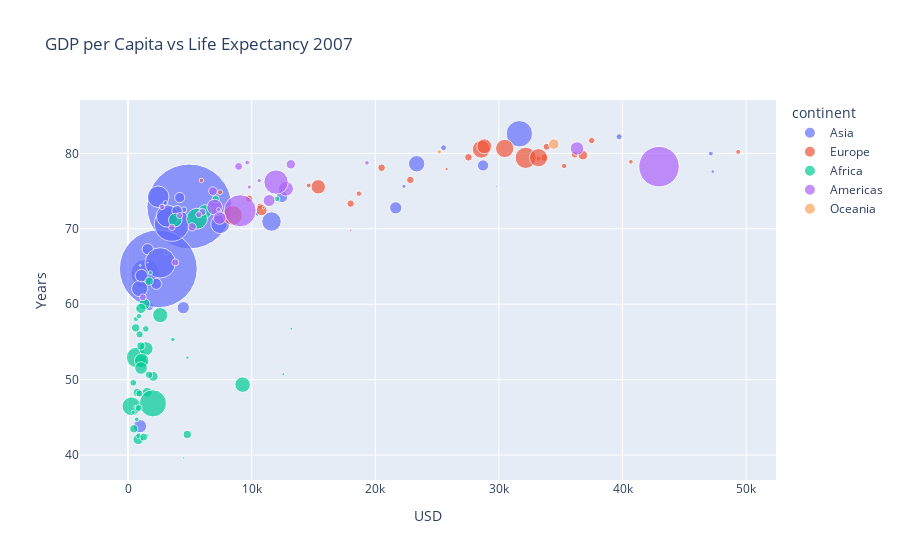

Notebook code cell kept with this figure:
### Markdown cell above
7. Finally, customize the axis labels by by invoking the method `update_layout` on the figure and  passing both `xaxis_title` and `yaxis_title`.

### Code cell
fig = px.scatter(df, x='gdpPercap', y ='lifeExp', 
                 color='continent', 
                 size='pop', size_max=60,
                 hover_data=['pop', 'country'], 
                 title='GDP per Capita vs Life Expectancy 2007')

fig.update_traces(
    hovertemplate="<br>".join([
        "Country: %{customdata[1]}",
        "GDP per capita: %{x}",
        "Life Expectancy: %{y}",
        "Population: %{customdata[0]}",
    ])
)

fig.update_layout(xaxis_title="USD", 
                  yaxis_title="Years")
fig.show()

### Figure 1 — Plotly figure (JSON) as saved in the notebook; plotly's stock layout.template omitted (floating-point values rounded to 4 significant figures)
{"data": [{"customdata": [[31889923, "Afghanistan"], [708573, "Bahrain"], [150448339, "Bangladesh"], [14131858, "Cambodia"], [1318683096, "China"], [6980412, "Hong Kong, China"], [1110396331, "India"], [223547000, "Indonesia"], [69453570, "Iran"], [27499638, "Iraq"], [6426679, "Israel"], [127467972, "Japan"], [6053193, "Jordan"], [23301725, "Korea, Dem. Rep."], [49044790, "Korea, Rep."], [2505559, "Kuwait"], [3921278, "Lebanon"], [24821286, "Malaysia"], [2874127, "Mongolia"], [47761980, "Myanmar"], [28901790, "Nepal"], [3204897, "Oman"], [169270617, "Pakistan"], [91077287, "Philippines"], [27601038, "Saudi Arabia"], [4553009, "Singapore"], [20378239, "Sri Lanka"], [19314747, "Syria"], [23174294, "Taiwan"], [65068149, "Thailand"], [85262356, "Vietnam"], [4018332, "West Bank and Gaza"], [22211743, "Yemen, Rep."]], "hovertemplate": "Country: %{customdata[1]}<br>GDP per capita: %{x}<br>Life Expectancy: %{y}<br>Population: %{customdata[0]}", "legendgroup": "Asia", "marker": {"color": "#636efa", "size": [31889923, 708573, 150448339, 14131858, 1318683096, 6980412, 1110396331, 223547000, 69453570, 27499638, 6426679, 127467972, 6053193, 23301725, 49044790, 2505559, 3921278, 24821286, 2874127, 47761980, 28901790, 3204897, 169270617, 91077287, 27601038, 4553009, 20378239, 19314747, 23174294, 65068149, 85262356, 4018332, 22211743], "sizemode": "area", "sizeref": 366300.0, "symbol": "circle"}, "mode": "markers", "name": "Asia", "orientation": "v", "showlegend": true, "type": "scatter", "x": [974.6, 29800.0, 1391.0, 1714.0, 4959.0, 39720.0, 2452.0, 3541.0, 11610.0, 4471.0, 25520.0, 31660.0, 4519.0, 1593.0, 23350.0, 47310.0, 10460.0, 12450.0, 3096.0, 944, 1091.0, 22320.0, 2606.0, 3190.0, 21650.0, 47140.0, 3970.0, 4185.0, 28720.0, 7458.0, 2442.0, 3025.0, 2281.0], "xaxis": "x", "y": [43.83, 75.64, 64.06, 59.72, 72.96, 82.21, 64.7, 70.65, 70.96, 59.55, 80.75, 82.6, 72.53, 67.3, 78.62, 77.59, 71.99, 74.24, 66.8, 62.07, 63.78, 75.64, 65.48, 71.69, 72.78, 79.97, 72.4, 74.14, 78.4, 70.62, 74.25, 73.42, 62.7], "yaxis": "y"}, {"customdata": [[3600523, "Albania"], [8199783, "Austria"], [10392226, "Belgium"], [4552198, "Bosnia and Herzegovina"], [7322858, "Bulgaria"], [4493312, "Croatia"], [10228744, "Czech Republic"], [5468120, "Denmark"], [5238460, "Finland"], [61083916, "France"], [82400996, "Germany"], [10706290, "Greece"], [9956108, "Hungary"], [301931, "Iceland"], [4109086, "Ireland"], [58147733, "Italy"], [684736, "Montenegro"], [16570613, "Netherlands"], [4627926, "Norway"], [38518241, "Poland"], [10642836, "Portugal"], [22276056, "Romania"], [10150265, "Serbia"], [5447502, "Slovak Republic"], [2009245, "Slovenia"], [40448191, "Spain"], [9031088, "Sweden"], [7554661, "Switzerland"], [71158647, "Turkey"], [60776238, "United Kingdom"]], "hovertemplate": "Country: %{customdata[1]}<br>GDP per capita: %{x}<br>Life Expectancy: %{y}<br>Population: %{customdata[0]}", "legendgroup": "Europe", "marker": {"color": "#EF553B", "size": [3600523, 8199783, 10392226, 4552198, 7322858, 4493312, 10228744, 5468120, 5238460, 61083916, 82400996, 10706290, 9956108, 301931, 4109086, 58147733, 684736, 16570613, 4627926, 38518241, 10642836, 22276056, 10150265, 5447502, 2009245, 40448191, 9031088, 7554661, 71158647, 60776238], "sizemode": "area", "sizeref": 366300.0, "symbol": "circle"}, "mode": "markers", "name": "Europe", "orientation": "v", "showlegend": true, "type": "scatter", "x": [5937.0, 36130.0, 33690.0, 7446.0, 10680.0, 14620.0, 22830.0, 35280.0, 33210.0, 30470.0, 32170.0, 27540.0, 18010.0, 36180.0, 40680.0, 28570.0, 9254.0, 36800.0, 49360.0, 15390.0, 20510.0, 10810.0, 9787.0, 18680.0, 25770.0, 28820.0, 33860.0, 37510.0, 8458.0, 33200.0], "xaxis": "x", "y": [76.42, 79.83, 79.44, 74.85, 73.0, 75.75, 76.49, 78.33, 79.31, 80.66, 79.41, 79.48, 73.34, 81.76, 78.89, 80.55, 74.54, 79.76, 80.2, 75.56, 78.1, 72.48, 74.0, 74.66, 77.93, 80.94, 80.88, 81.7, 71.78, 79.42], "yaxis": "y"}, {"customdata": [[33333216, "Algeria"], [12420476, "Angola"], [8078314, "Benin"], [1639131, "Botswana"], [14326203, "Burkina Faso"], [8390505, "Burundi"], [17696293, "Cameroon"], [4369038, "Central African Republic"], [10238807, "Chad"], [710960, "Comoros"], [64606759, "Congo, Dem. Rep."], [3800610, "Congo, Rep."], [18013409, "Cote d'Ivoire"], [496374, "Djibouti"], [80264543, "Egypt"], [551201, "Equatorial Guinea"], [4906585, "Eritrea"], [76511887, "Ethiopia"], [1454867, "Gabon"], [1688359, "Gambia"], [22873338, "Ghana"], [9947814, "Guinea"], [1472041, "Guinea-Bissau"], [35610177, "Kenya"], [2012649, "Lesotho"], [3193942, "Liberia"], [6036914, "Libya"], [19167654, "Madagascar"], [13327079, "Malawi"], [12031795, "Mali"], [3270065, "Mauritania"], [1250882, "Mauritius"], [33757175, "Morocco"], [19951656, "Mozambique"], [2055080, "Namibia"], [12894865, "Niger"], [135031164, "Nigeria"], [798094, "Reunion"], [8860588, "Rwanda"], [199579, "Sao Tome and Principe"], [12267493, "Senegal"], [6144562, "Sierra Leone"], [9118773, "Somalia"], [43997828, "South Africa"], [42292929, "Sudan"], [1133066, "Swaziland"], [38139640, "Tanzania"], [5701579, "Togo"], [10276158, "Tunisia"], [29170398, "Uganda"], [11746035, "Zambia"], [12311143, "Zimbabwe"]], "hovertemplate": "Country: %{customdata[1]}<br>GDP per capita: %{x}<br>Life Expectancy: %{y}<br>Population: %{customdata[0]}", "legendgroup": "Africa", "marker": {"color": "#00cc96", "size": [33333216, 12420476, 8078314, 1639131, 14326203, 8390505, 17696293, 4369038, 10238807, 710960, 64606759, 3800610, 18013409, 496374, 80264543, 551201, 4906585, 76511887, 1454867, 1688359, 22873338, 9947814, 1472041, 35610177, 2012649, 3193942, 6036914, 19167654, 13327079, 12031795, 3270065, 1250882, 33757175, 19951656, 2055080, 12894865, 135031164, 798094, 8860588, 199579, 12267493, 6144562, 9118773, 43997828, 42292929, 1133066, 38139640, 5701579, 10276158, 29170398, 11746035, 12311143], "sizemode": "area", "sizeref": 366300.0, "symbol": "circle"}, "mode": "markers", "name": "Africa", "orientation": "v", "showlegend": true, "type": "scatter", "x": [6223.0, 4797.0, 1441.0, 12570.0, 1217.0, 430.1, 2042.0, 706.0, 1704.0, 986.1, 277.6, 3633.0, 1545.0, 2082.0, 5581.0, 12150.0, 641.4, 690.8, 13210.0, 752.7, 1328.0, 942.7, 579.2, 1463.0, 1569.0, 414.5, 12060.0, 1045.0, 759.3, 1043.0, 1803.0, 10960.0, 3820.0, 823.7, 4811.0, 619.7, 2014.0, 7670.0, 863.1, 1598.0, 1712.0, 862.5, 926.1, 9270.0, 2602.0, 4513.0, 1107.0, 883.0, 7093.0, 1056.0, 1271.0, 469.7], "xaxis": "x", "y": [72.3, 42.73, 56.73, 50.73, 52.3, 49.58, 50.43, 44.74, 50.65, 65.15, 46.46, 55.32, 48.33, 54.79, 71.34, 51.58, 58.04, 52.95, 56.73, 59.45, 60.02, 56.01, 46.39, 54.11, 42.59, 45.68, 73.95, 59.44, 48.3, 54.47, 64.16, 72.8, 71.16, 42.08, 52.91, 56.87, 46.86, 76.44, 46.24, 65.53, 63.06, 42.57, 48.16, 49.34, 58.56, 39.61, 52.52, 58.42, 73.92, 51.54, 42.38, 43.49], "yaxis": "y"}, {"customdata": [[40301927, "Argentina"], [9119152, "Bolivia"], [190010647, "Brazil"], [33390141, "Canada"], [16284741, "Chile"], [44227550, "Colombia"], [4133884, "Costa Rica"], [11416987, "Cuba"], [9319622, "Dominican Republic"], [13755680, "Ecuador"], [6939688, "El Salvador"], [12572928, "Guatemala"], [8502814, "Haiti"], [7483763, "Honduras"], [2780132, "Jamaica"], [108700891, "Mexico"], [5675356, "Nicaragua"], [3242173, "Panama"], [6667147, "Paraguay"], [28674757, "Peru"], [3942491, "Puerto Rico"], [1056608, "Trinidad and Tobago"], [301139947, "United States"], [3447496, "Uruguay"], [26084662, "Venezuela"]], "hovertemplate": "Country: %{customdata[1]}<br>GDP per capita: %{x}<br>Life Expectancy: %{y}<br>Population: %{customdata[0]}", "legendgroup": "Americas", "marker": {"color": "#ab63fa", "size": [40301927, 9119152, 190010647, 33390141, 16284741, 44227550, 4133884, 11416987, 9319622, 13755680, 6939688, 12572928, 8502814, 7483763, 2780132, 108700891, 5675356, 3242173, 6667147, 28674757, 3942491, 1056608, 301139947, 3447496, 26084662], "sizemode": "area", "sizeref": 366300.0, "symbol": "circle"}, "mode": "markers", "name": "Americas", "orientation": "v", "showlegend": true, "type": "scatter", "x": [12780.0, 3822.0, 9066.0, 36320.0, 13170.0, 7007.0, 9645.0, 8948.0, 6025.0, 6873.0, 5728.0, 5186.0, 1202.0, 3548.0, 7321.0, 11980.0, 2749.0, 9809.0, 4173.0, 7409.0, 19330.0, 18010.0, 42950.0, 10610.0, 11420.0], "xaxis": "x", "y": [75.32, 65.55, 72.39, 80.65, 78.55, 72.89, 78.78, 78.27, 72.23, 74.99, 71.88, 70.26, 60.92, 70.2, 72.57, 76.19, 72.9, 75.54, 71.75, 71.42, 78.75, 69.82, 78.24, 76.38, 73.75], "yaxis": "y"}, {"customdata": [[20434176, "Australia"], [4115771, "New Zealand"]], "hovertemplate": "Country: %{customdata[1]}<br>GDP per capita: %{x}<br>Life Expectancy: %{y}<br>Population: %{customdata[0]}", "legendgroup": "Oceania", "marker": {"color": "#FFA15A", "size": [20434176, 4115771], "sizemode": "area", "sizeref": 366300.0, "symbol": "circle"}, "mode": "markers", "name": "Oceania", "orientation": "v", "showlegend": true, "type": "scatter", "x": [34440.0, 25190.0], "xaxis": "x", "y": [81.23, 80.2], "yaxis": "y"}], "layout": {"legend": {"itemsizing": "constant", "title": {"text": "continent"}, "tracegroupgap": 0}, "title": {"text": "GDP per Capita vs Life Expectancy 2007"}, "xaxis": {"anchor": "y", "domain": [0, 1], "title": {"text": "USD"}}, "yaxis": {"anchor": "x", "domain": [0, 1], "title": {"text": "Years"}}}}
